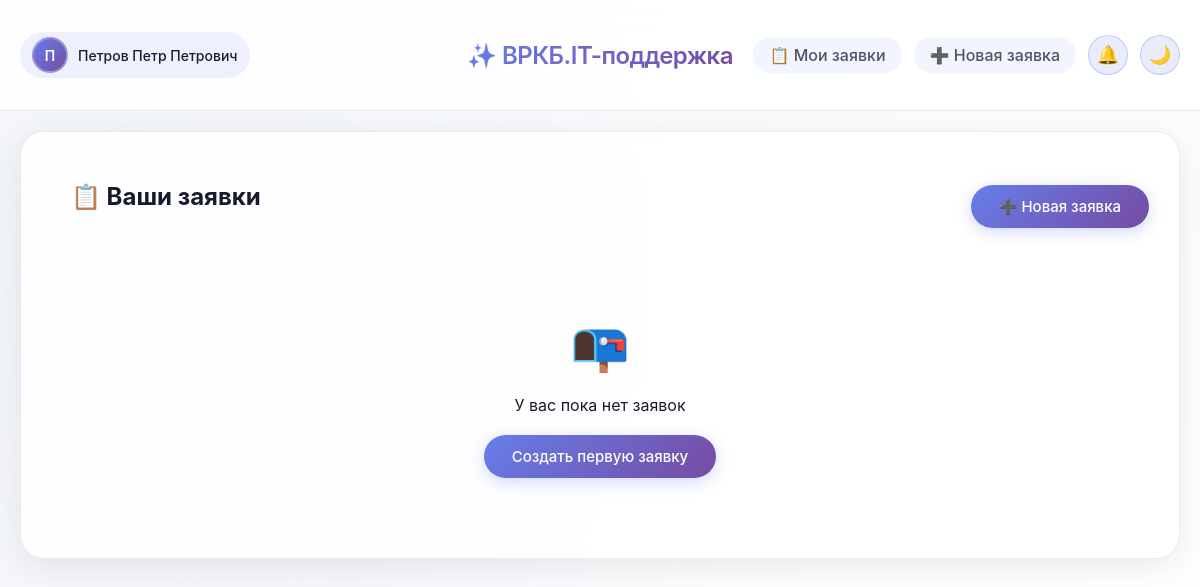
The page /dashboard (signed in) on the database as committed earlier.
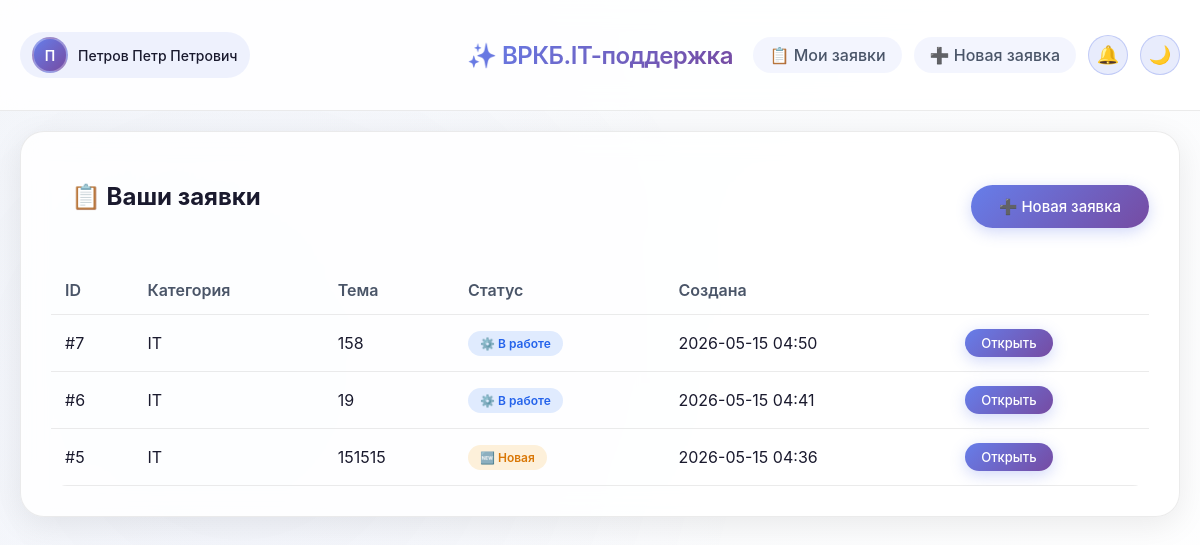
The same page on the database as committed later.
### tables this page shows
CREATE TABLE tickets (
        id INTEGER PRIMARY KEY AUTOINCREMENT,
        user_id INTEGER NOT NULL,
        subject TEXT,
        description TEXT NOT NULL,
        status TEXT DEFAULT 'new',
        priority TEXT DEFAULT 'medium',
        operator_answer TEXT,
        created_at TEXT NOT NULL,
        updated_at TEXT,
        completed_at TEXT,
        assigned_to INTEGER,
        category TEXT,
        problem_type TEXT,
        location TEXT,
        office TEXT,
        assistant_id TEXT,
        printer_manufacturer TEXT,
        printer_model TEXT,
        printer_problem TEXT,
        FOREIGN KEY (user_id) REFERENCES users (id),
        FOREIGN KEY (assigned_to) REFERENCES operators (id)
    );

### app.py (the view)
    def decorated_function(*args, **kwargs):
        if not session.get('user_id'):
            flash('Пожалуйста, войдите в систему', 'warning')
            return redirect(url_for('login'))
        return f(*args, **kwargs)

### app.py (called while the page is built)
def get_db_connection():
    conn = sqlite3.connect('databases/database_helpdesk.db', timeout=20)
    conn.row_factory = sqlite3.Row
    conn.execute('PRAGMA journal_mode=WAL')
    conn.execute('PRAGMA synchronous=NORMAL')
    return conn

def login_required(f):
    def decorated_function(*args, **kwargs):
        if not session.get('user_id'):
            flash('Пожалуйста, войдите в систему', 'warning')
            return redirect(url_for('login'))
        return f(*args, **kwargs)
    decorated_function.__name__ = f.__name__
    return decorated_function

@app.route('/dashboard')
@login_required
def dashboard():
    conn = get_db_connection()
    tickets = conn.execute('SELECT * FROM tickets WHERE user_id = ? ORDER BY id DESC',
                           (session['user_id'],)).fetchall()
    conn.close()
    return render_template('profile.html', tickets=tickets)

### templates/profile.html (shortened to what this page needs)
{% extends "base.html" %}
{% block content %}
<div class="card">
    <div style="display: flex; justify-content: space-between; align-items: center; flex-wrap: wrap; gap: 10px; margin-bottom: 15px">
        <h2>📋 Ваши заявки</h2>
        <a href="{{ url_for('create_ticket') }}" class="btn btn-primary">➕ Новая заявка</a>
    </div>
    {% if tickets %}
    <div class="table-responsive">
        <table class="tickets-table">
            <thead>
            <tr>
                <th>ID</th>
                <th>Категория</th>
                <th>Тема</th>
                <th>Статус</th>
                <th>Создана</th>
                <th></th>
            </tr>
            </thead>
            <tbody>
            {% for ticket in tickets %}
            <tr>
                <td>#{{ ticket.id }}</td>
                <td>{{ ticket.category }}</td>
                <td>{{ ticket.description[:50] }}{% if ticket.description|length > 50 %}...{% endif %}</td>
                <td>
                            <span class="status-badge status-{{ ticket.status }}">
                                {% if ticket.status == 'new' %}🆕 Новая
                                {% elif ticket.status == 'in_progress' %}⚙️ В работе
                                {% elif ticket.status == 'resolved' %}✅ Решена
                                {% else %}📦 Закрыта{% endif %}
                            </span>
                </td>
                <td>{{ ticket.created_at[:16] }}</td>
                <td>
                    <a href="{{ url_for('ticket_status', ticket_id=ticket.id) }}" class="btn btn-sm btn-primary">Открыть</a>
                </td>
            </tr>
            {% endfor %}
            </tbody>
        </table>
    </div>
    {% else %}
    <div class="empty-state" style="text-align: center; padding: 50px;">
        <div style="font-size: 48px;">📭</div>
        <p style="margin: 20px;">У вас пока нет заявок</p>
        <a href="{{ url_for('create_ticket') }}" class="btn btn-primary">Создать первую заявку</a>
    </div>
    {% endif %}
</div>
{% endblock %}

### templates/base.html (shortened to what this page needs)
<!DOCTYPE html>
<html lang="ru">
<head>
    <link rel="stylesheet" href="{{ url_for('static', filename='style.css') }}">
</head>
<body>
<nav class="navbar">
    <div class="container">
        <div class="nav-left">
            {% if session.user_id %}
            <div class="user-profile" onclick="toggleProfileDropdown()">
                <div class="user-avatar">
                    {{ session.full_name[0] if session.full_name else session.username[0] }}
                </div>
                <span class="user-name">{{ session.full_name if session.full_name else session.username }}</span>
            </div>
            {% else %}
            <div class="nav-guest">
                <a href="{{ url_for('login') }}" class="nav-link">🔑 Вход</a>
                <a href="{{ url_for('register') }}" class="nav-link">📝 Регистрация</a>
            </div>
            {% endif %}
        </div>
        <div class="nav-center">
            <div class="logo" onclick="window.location.href='{{ url_for('index') }}'">
                <h2>✨ ВРКБ.IT-поддержка</h2>
            </div>
        </div>
        <div class="nav-right">
            {% if session.user_id %}
            <a href="{{ url_for('dashboard') }}" class="nav-link">📋 Мои заявки</a>
            <a href="{{ url_for('create_ticket') }}" class="nav-link">➕ Новая заявка</a>
            <div class="notifications-wrapper">
                <button class="notifications-btn" onclick="toggleNotifications()">
                    🔔
                </button>
            </div>
            {% else %}
            <a href="{{ url_for('index') }}" class="nav-link">🏠 Главная</a>
            {% endif %}
            <button class="theme-toggle" onclick="toggleTheme()" id="themeToggleBtn">🌙</button>
        </div>
    </div>
</nav>
<div class="container fade-in">
    {% block content %}{% endblock %}
</div>
</body>
</html>

### templates/base.html (style rules this page uses)
.notifications-wrapper { position: relative; }
.notifications-btn { background: rgba(102, 126, 234, 0.15); border: 1px solid rgba(102, 126, 234, 0.3); border-radius: 30px; width: 40px; height: 40px; cursor: pointer; font-size: 18px; position: relative; transition: all 0.3s ease; display: flex; align-items: center; justify-content: center; }

Rows that differ between the two databases and show on the page:
added tickets: id "7", category "IT", description "158", status "⚙️ В работе", created_at "2026-05-15 04:50"
added tickets: id "6", category "IT", description "19", status "⚙️ В работе", created_at "2026-05-15 04:41"
added tickets: id "5", category "IT", description "151515", status "🆕 Новая", created_at "2026-05-15 04:36"
Other text that changed with them:
text no longer shown: "📭 У вас пока нет заявок Создать первую заявку"
text now shown: "ID Категория Тема Статус Создана"
